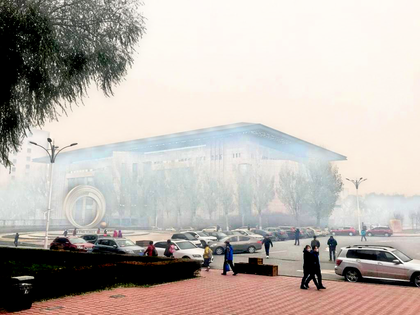
%> input picture 光电/matlab/start/test1.bmp, 420 x 315 px, shrunk from 1024 x 768 before the run
$ octave dark_channel_final.m   (GNU Octave 9; MATLAB toolbox functions it lacks are replaced by stand-ins)
%> lines starting %> are read from the running program, lines starting %| are printed output that depends on the picture
### 光电/matlab/start/guidedfilter.m
function q = guidedfilter(I, p, r, eps)
%   GUIDEDFILTER   O(1) time implementation of guided filter.
%
%   - guidance image: I (should be a gray-scale/single channel image)
%   - filtering input image: p (should be a gray-scale/single channel image)
%   - local window radius: r
%   - regularization parameter: eps

[hei, wid] = size(I);
N = boxfilter(ones(hei, wid), r) ;% the size of each local patch; N=(2r+1)^2 except for boundary pixels.

mean_I = boxfilter(I, r) ./ N;
%mean_I = boxmean(I, r);
mean_p = boxfilter(p, r) ./ N;
%mean_p = boxmean(p, r);
mean_Ip = boxfilter(I.*p, r) ./ N;
%mean_Ip = boxmean(I.*p, r);
cov_Ip = mean_Ip - mean_I .* mean_p; % this is the covariance of (I, p) in each local patch.

mean_II = boxfilter(I.*I, r) ./ N;
%mean_II = boxmean(I.*I, r);
var_I = mean_II - mean_I .* mean_I;

a = cov_Ip ./ (var_I + eps); % Eqn. (5) in the paper;

b = mean_p - a .* mean_I; % Eqn. (6) in the paper;

mean_a = boxfilter(a, r) ./ N;

mean_b = boxfilter(b, r) ./ N;

q = mean_a .* I + mean_b; % Eqn. (8) in the paper;
%q = a .* I + b;
end

### 光电/matlab/start/boxfilter.m
function imDst = boxfilter(imSrc, r)

%   BOXFILTER   O(1) time box filtering using cumulative sum
%
%   - Definition imDst(x, y)=sum(sum(imSrc(x-r:x+r,y-r:y+r)));
%   - Running time independent of r;
%   - Equivalent to the function: colfilt(imSrc, [2*r+1, 2*r+1], 'sliding', @sum);
%   - But much faster.

[hei, wid] = size(imSrc);
imDst = zeros(size(imSrc));

%cumulative sum over Y axis
imCum = cumsum(imSrc, 1);
%difference over Y axis
imDst(1:r+1, :) = imCum(1+r:2*r+1, :);
imDst(r+2:hei-r, :) = imCum(2*r+2:hei, :) - imCum(1:hei-2*r-1, :);
imDst(hei-r+1:hei, :) = repmat(imCum(hei, :), [r, 1]) - imCum(hei-2*r:hei-r-1, :);

%cumulative sum over X axis
imCum = cumsum(imDst, 2);
%difference over Y axis
imDst(:, 1:r+1) = imCum(:, 1+r:2*r+1);
imDst(:, r+2:wid-r) = imCum(:, 2*r+2:wid) - imCum(:, 1:wid-2*r-1);
imDst(:, wid-r+1:wid) = repmat(imCum(:, wid), [1, r]) - imCum(:, wid-2*r:wid-r-1);

end

### 光电/matlab/start/dark_channel_final.m
close all
clear all
clc

%窗口长度
window_size=5;

%雾的去除度
w=0.95;

%选择图像
imagename='test1.bmp';
tic
%读取源图像
%imageres=imread('test1.jpg');
imageres = imread(['F:\XY\master_thesis\matlab\start\',imagename]);
%> imageres is the input picture: size 315x420x3 uint8; mean R, G, B 187.4, 180.1, 174.1
figure,imshow(imageres,[0 255]);

%得到图像的长和宽
[imageres_heigth,imageres_length]=size(imageres(:,:,1));
%> imageres_heigth = 315; imageres_length = 420

%暗通道图像
Imin= min(imageres(:,:,1),min(imageres(:,:,2),imageres(:,:,3)));
imagedark = ordfilt2(Imin,1,ones(2*window_size+1,2*window_size+1));
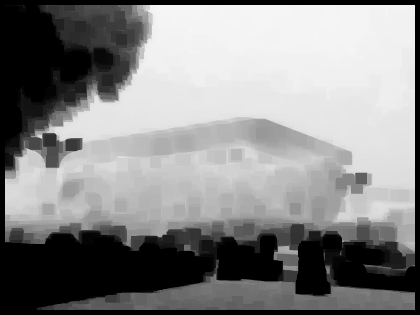
%> imagedark: size 315x420 uint8; min 0, max 246, mean 135.2
imagedark = double(imagedark);
%> imagedark: size 315x420 double

%求取大气光值
image_A = reshape(imageres(:,:,1),imageres_length*imageres_heigth,1);
image_A = sort(image_A,'descend');
image_A = image_A(1:round(imageres_length*imageres_heigth*0.001));
%> image_A = 132 values from 255 to 255
atmo_light_value(1) = round(mean(image_A));

image_A = reshape(imageres(:,:,2),imageres_length*imageres_heigth,1);
image_A = sort(image_A,'descend');
image_A = image_A(1:round(imageres_length*imageres_heigth*0.001));
%> image_A = 132 values, max 255 at index 1, min 251 at index 89, mean 252.2
atmo_light_value(2) = round(mean(image_A));

image_A = reshape(imageres(:,:,3),imageres_length*imageres_heigth,1);
image_A = sort(image_A,'descend');
image_A = image_A(1:round(imageres_length*imageres_heigth*0.001));
%> image_A = 132 values, max 255 at index 1, min 247 at index 51, mean 248.4
atmo_light_value(3) = round(mean(image_A));

%分离三个通道
imageres_r=double(imageres(:,:,1));
imageres_g=double(imageres(:,:,2));
imageres_b=double(imageres(:,:,3));

%求透射率
image_tran_estimate=1-w*imagedark/max(atmo_light_value);
%figure,imshow(image_tran_estimate,[0 1]);

%导向滤波,可以选择用灰度，还是用RGB中的某一个
image_gary = rgb2gray(imageres);
image_gary = double(image_gary)/255;
%> image_gary: size 315x420 double
image_tran_estimate = guidedfilter((imageres_r/255),image_tran_estimate,2*(window_size-1),0.0001);
%> in boxfilter, `imDst(:, wid-r+1:wid) = repmat(imCum(:, wid), [1, r]) - imCum(:, wid-2..`:
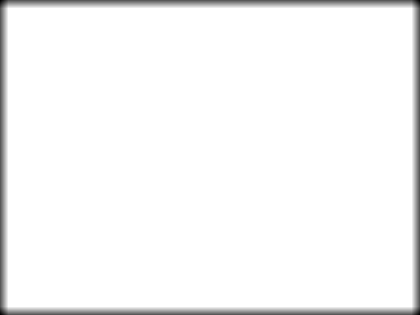
%> imDst: size 315x420 double; min 81, max 289, mean 282.2; drawn with min black and max white
%> in boxfilter (call 2), `imDst(hei-r+1:hei, :) = repmat(imCum(hei, :), [r, 1]) - imCum(hei-2*r:..`: imDst: size 315x420 double; min 0, max 16.96, mean 12.31
%> in boxfilter (call 2), `imDst(:, 1:r+1) = imCum(:, 1+r:2*r+1);`: imDst: size 315x420 double; min 0, max 264.1, mean 13.5
%> in boxfilter (call 2), `imDst(:, wid-r+1:wid) = repmat(imCum(:, wid), [1, r]) - imCum(:, wid-2..`: imDst: size 315x420 double; min 0, max 288, mean 207.5
%> in boxfilter (call 3), `imDst(hei-r+1:hei, :) = repmat(imCum(hei, :), [r, 1]) - imCum(hei-2*r:..`: imDst: size 315x420 double; min 1.46, max 17, mean 8.23
%> in boxfilter (call 3), `imDst(:, 1:r+1) = imCum(:, 1+r:2*r+1);`: imDst: size 315x420 double; min 1.46, max 289, mean 12.1
%> in boxfilter (call 3), `imDst(:, wid-r+1:wid) = repmat(imCum(:, wid), [1, r]) - imCum(:, wid-2..`: imDst: size 315x420 double; min 25.19, max 289, mean 137.2
%> call 4 of boxfilter, with r = 8
%> in boxfilter (call 4), `imDst(hei-r+1:hei, :) = repmat(imCum(hei, :), [r, 1]) - imCum(hei-2*r:..`: imDst: size 315x420 double; min 0, max 16.93, mean 4.57
%> in boxfilter (call 4), `imDst(:, 1:r+1) = imCum(:, 1+r:2*r+1);`:
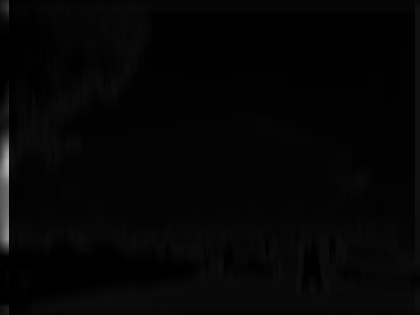
%> imDst: size 315x420 double; min 0, max 180.6, mean 5.5
%> in boxfilter (call 4), `imDst(:, wid-r+1:wid) = repmat(imCum(:, wid), [1, r]) - imCum(:, wid-2..`:
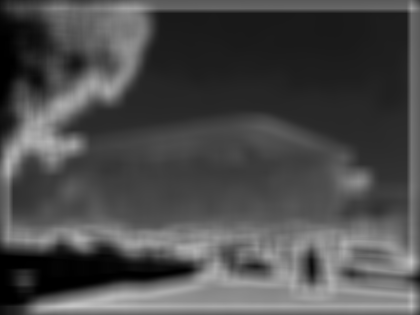
%> imDst: size 315x420 double; min 0, max 198.2, mean 76.3
%> in guidedfilter, `cov_Ip = mean_Ip - mean_I .* mean_p;`:
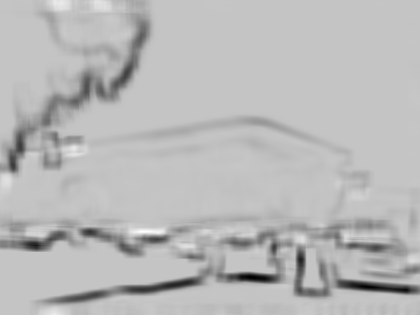
%> cov_Ip: size 315x420 double; min -0.0454, max 0.0135, mean -0.0026; drawn with min black and max white
%> call 5 of boxfilter, with r = 8
%> in boxfilter (call 5), `imCum = cumsum(imSrc, 1);`:
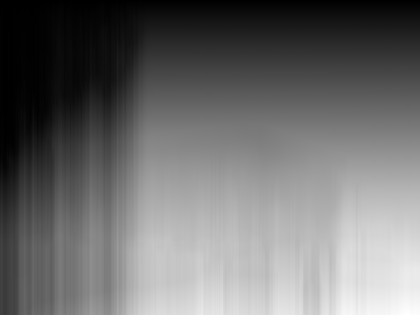
%> imCum: size 315x420 double; min 0.0259, max 263.2, mean 113.1; drawn with min black and max white
%> in boxfilter (call 5), `imDst(hei-r+1:hei, :) = repmat(imCum(hei, :), [r, 1]) - imCum(hei-2*r:..`:
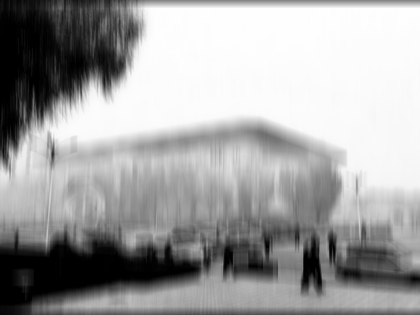
%> imDst: size 315x420 double; min 0, max 16.92, mean 10.71; drawn with min black and max white
%image_tran_estimate(image_tran_estimate<0.1)=0.1;
%image_tran_estimate(image_tran_estimate>1)=1;
image_tran_estimate(image_tran_estimate<0.5) = 1 - image_tran_estimate(image_tran_estimate<0.5);
%figure,imshow(image_tran_estimate,[0 1]);

%求无雾图像
imagedes_r = (imageres_r-atmo_light_value(1))./image_tran_estimate + atmo_light_value(1);
imagedes_g = (imageres_g-atmo_light_value(2))./image_tran_estimate + atmo_light_value(2);
imagedes_b = (imageres_b-atmo_light_value(3))./image_tran_estimate + atmo_light_value(3);

%clear imageres_r imageres_g imageres_b;
imagedes_r(imagedes_r>255)=255;
imagedes_g(imagedes_g>255)=255;
imagedes_b(imagedes_b>255)=255;
imagedes_r(imagedes_r<0)=0;
imagedes_g(imagedes_g<0)=0;
imagedes_b(imagedes_b<0)=0;
imagedes_r=round(imagedes_r);
imagedes_g=round(imagedes_g);
imagedes_b=round(imagedes_b);

imagedes(:,:,1)=imagedes_r;
imagedes(:,:,2)=imagedes_g;
imagedes(:,:,3)=imagedes_b;
imagedes = uint8(imagedes);
%clear imagedes_r imagedes_g imagedes_b;
toc
%imwrite(imagedes,['image_f',imagename]);
imwrite(imagedes,['compare-dark-',imagename]);
figure,imshow(imagedes,[0 255]);
% [30 lines of commented-out code are left out]

$ run again, with 光电/matlab/start/test1.jpg saved as 光电/matlab/start/test1.bmp
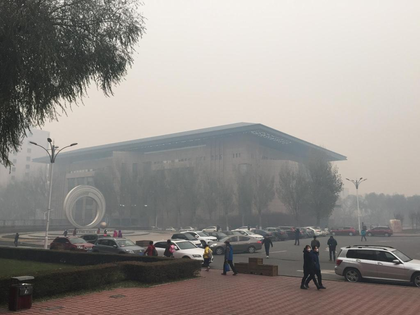
%> input picture 光电/matlab/start/test1.jpg, 420 x 315 px, shrunk from 1024 x 768 before the run
%> imageres is the input picture: size 315x420x3 uint8; mean R, G, B 147.5, 143.1, 138.9
%> imageres_heigth = 315; imageres_length = 420
%> `imagedark = ordfilt2(Imin,1,ones(2*window_size+1,2*window_size+1));`:
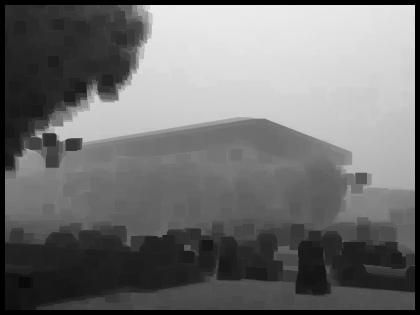
%> imagedark: size 315x420 uint8; min 0, max 235, mean 112.6
%> `image_A = image_A(1:round(imageres_length*imageres_heigth*0.001));`: image_A = 132 values, max 255 at index 1, min 245 at index 23, mean 245.5
%> `image_A = image_A(1:round(imageres_length*imageres_heigth*0.001));`: image_A = 132 values, max 255 at index 1, min 242 at index 21, mean 242.4
%> `image_A = image_A(1:round(imageres_length*imageres_heigth*0.001));`: image_A = 132 values, max 247 at index 1, min 237 at index 42, mean 237.6
%> in boxfilter (call 5), `imDst(hei-r+1:hei, :) = repmat(imCum(hei, :), [r, 1]) - imCum(hei-2*r:..`:
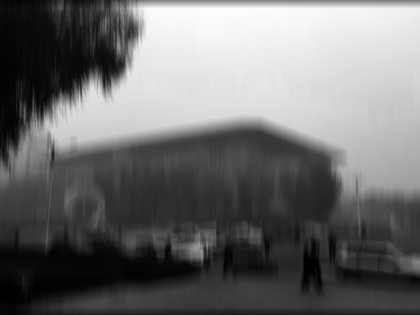
%> imDst: size 315x420 double; min 0.154, max 15.58, mean 6.78; drawn with min black and max white

$ run again, with 光电/matlab/test17.jpg saved as 光电/matlab/start/test1.bmp
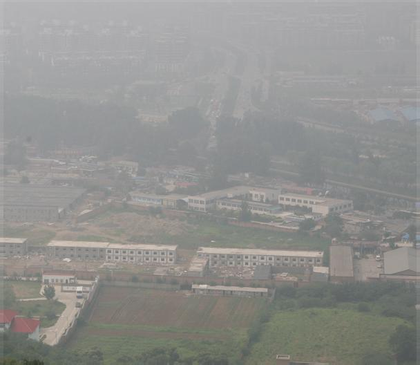
%> input picture 光电/matlab/test17.jpg, 420 x 365 px, shrunk from 608 x 528 before the run
%> imageres is the input picture: size 365x420x3 uint8; mean R, G, B 145.6, 145.7, 143.1
%> imageres_heigth = 365; imageres_length = 420
%> `imagedark = ordfilt2(Imin,1,ones(2*window_size+1,2*window_size+1));`:
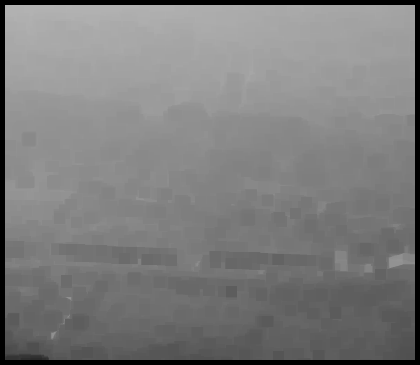
%> imagedark: size 365x420 uint8; min 0, max 179, mean 125.3
%> `image_A = image_A(1:round(imageres_length*imageres_heigth*0.001));`: image_A = 153 values, max 220 at index 1, min 204 at index 131, mean 207.4
%> `image_A = image_A(1:round(imageres_length*imageres_heigth*0.001));`: image_A = 153 values, max 216 at index 1, min 192 at index 152, mean 196.9
%> `image_A = image_A(1:round(imageres_length*imageres_heigth*0.001));`: image_A = 153 values, max 209 at index 1, min 187 at index 122, mean 190.7
%> in boxfilter (call 5), `imDst(hei-r+1:hei, :) = repmat(imCum(hei, :), [r, 1]) - imCum(hei-2*r:..`:
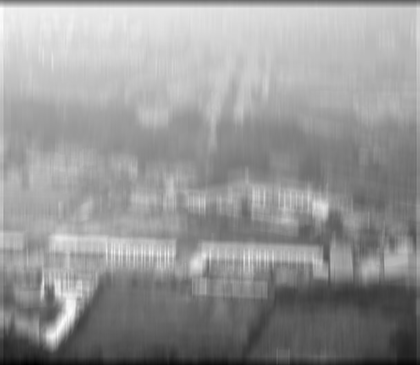
%> imDst: size 365x420 double; min 0.686, max 8.97, mean 5.61; drawn with min black and max white

$ run again, with 光电/matlab/start/test2.bmp copied over 光电/matlab/start/test1.bmp
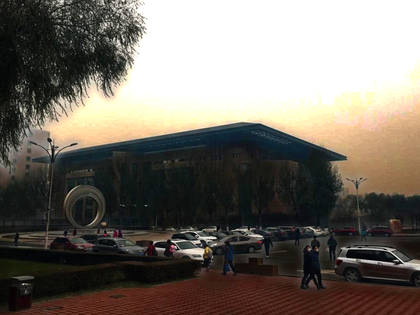
%> input picture 光电/matlab/start/test2.bmp, 420 x 315 px, shrunk from 1024 x 768 before the run
%> imageres is the input picture: size 315x420x3 uint8; mean R, G, B 115.7, 109.7, 101.5
%> imageres_heigth = 315; imageres_length = 420
%> image_A = 132 values from 255 to 255
%> in boxfilter (call 5), `imDst(r+2:hei-r, :) = imCum(2*r+2:hei, :) - imCum(1:hei-2*r-1, :);`:
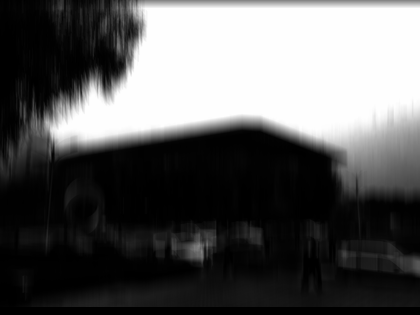
%> imDst: size 315x420 double; min 0, max 17, mean 6.09; drawn with min black and max white
